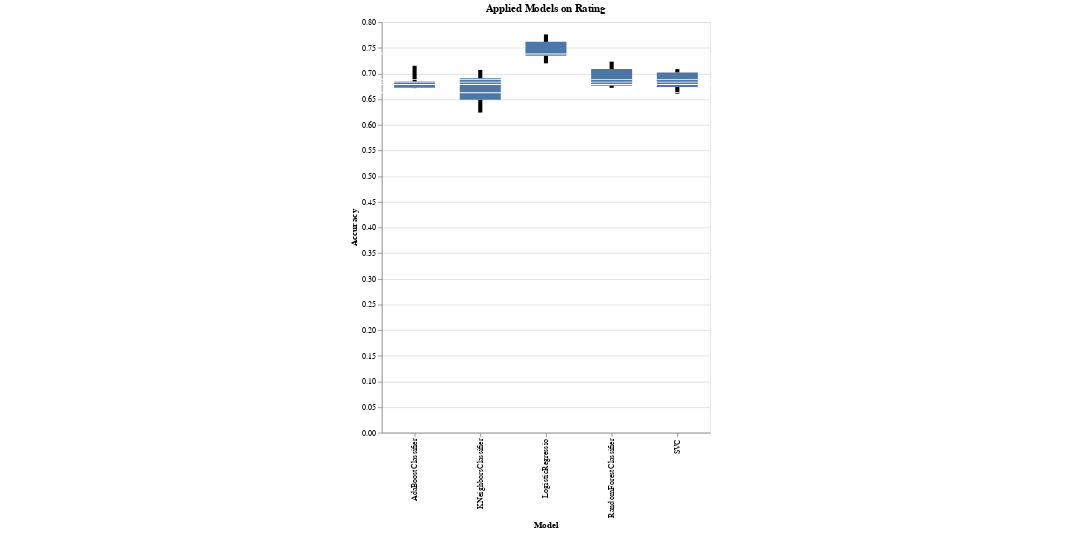

Source (notebook cell):
### Code cell
whiskers('Rating')

### Figure 1 — Vega-Lite specification as saved in the notebook (floating-point values rounded to 4 significant figures)
{"$schema": "https://vega.github.io/schema/vega-lite/v2.6.0.json", "config": {"view": {"height": 300, "width": 400}}, "datasets": {"data-3d7d14d966a32bb57de100b21a5e1e2e": [{"Model": "LogisticRegressio", "Objects": "Rating", "results": 0.7347}, {"Model": "LogisticRegressio", "Objects": "Rating", "results": 0.7379}, {"Model": "LogisticRegressio", "Objects": "Rating", "results": 0.7762}, {"Model": "LogisticRegressio", "Objects": "Rating", "results": 0.7617}, {"Model": "LogisticRegressio", "Objects": "Rating", "results": 0.7198}, {"Model": "KNeighborsClassifier", "Objects": "Rating", "results": 0.6238}, {"Model": "KNeighborsClassifier", "Objects": "Rating", "results": 0.6624}, {"Model": "KNeighborsClassifier", "Objects": "Rating", "results": 0.7069}, {"Model": "KNeighborsClassifier", "Objects": "Rating", "results": 0.6908}, {"Model": "KNeighborsClassifier", "Objects": "Rating", "results": 0.649}, {"Model": "SVC", "Objects": "Rating", "results": 0.6833}, {"Model": "SVC", "Objects": "Rating", "results": 0.6736}, {"Model": "SVC", "Objects": "Rating", "results": 0.7085}, {"Model": "SVC", "Objects": "Rating", "results": 0.7021}, {"Model": "SVC", "Objects": "Rating", "results": 0.6602}, {"Model": "RandomForestClassifier", "Objects": "Rating", "results": 0.6881}, {"Model": "RandomForestClassifier", "Objects": "Rating", "results": 0.672}, {"Model": "RandomForestClassifier", "Objects": "Rating", "results": 0.7085}, {"Model": "RandomForestClassifier", "Objects": "Rating", "results": 0.723}, {"Model": "RandomForestClassifier", "Objects": "Rating", "results": 0.6763}, {"Model": "AdaBoostClassifier", "Objects": "Rating", "results": 0.6785}, {"Model": "AdaBoostClassifier", "Objects": "Rating", "results": 0.672}, {"Model": "AdaBoostClassifier", "Objects": "Rating", "results": 0.715}, {"Model": "AdaBoostClassifier", "Objects": "Rating", "results": 0.6844}, {"Model": "AdaBoostClassifier", "Objects": "Rating", "results": 0.6715}]}, "height": 500, "layer": [{"data": {"name": "data-3d7d14d966a32bb57de100b21a5e1e2e"}, "encoding": {"x": {"field": "Model", "type": "ordinal"}, "y": {"aggregate": "min", "field": "results", "title": "Accuracy", "type": "quantitative"}, "y2": {"aggregate": "q1", "field": "results", "type": "quantitative"}}, "mark": {"size": 5, "type": "rule"}, "selection": {"selector002": {"bind": "scales", "encodings": ["x", "y"], "mark": {"fill": "#333", "fillOpacity": 0.125, "stroke": "white"}, "on": "[mousedown, window:mouseup] > window:mousemove!", "resolve": "global", "translate": "[mousedown, window:mouseup] > window:mousemove!", "type": "interval", "zoom": "wheel!"}}}, {"data": {"name": "data-3d7d14d966a32bb57de100b21a5e1e2e"}, "encoding": {"x": {"field": "Model", "type": "ordinal"}, "y": {"aggregate": "q1", "field": "results", "type": "quantitative"}, "y2": {"aggregate": "q3", "field": "results", "type": "quantitative"}}, "mark": {"size": 50, "type": "bar"}}, {"data": {"name": "data-3d7d14d966a32bb57de100b21a5e1e2e"}, "encoding": {"x": {"field": "Model", "type": "ordinal"}, "y": {"aggregate": "max", "field": "results", "type": "quantitative"}, "y2": {"aggregate": "q3", "field": "results", "type": "quantitative"}}, "mark": {"size": 5, "type": "rule"}}, {"data": {"name": "data-3d7d14d966a32bb57de100b21a5e1e2e"}, "encoding": {"x": {"field": "Model", "type": "ordinal"}, "y": {"aggregate": "median", "field": "results", "type": "quantitative"}}, "mark": {"color": "white", "size": 1000, "type": "tick"}}], "title": "Applied Models on Rating", "width": 400}
